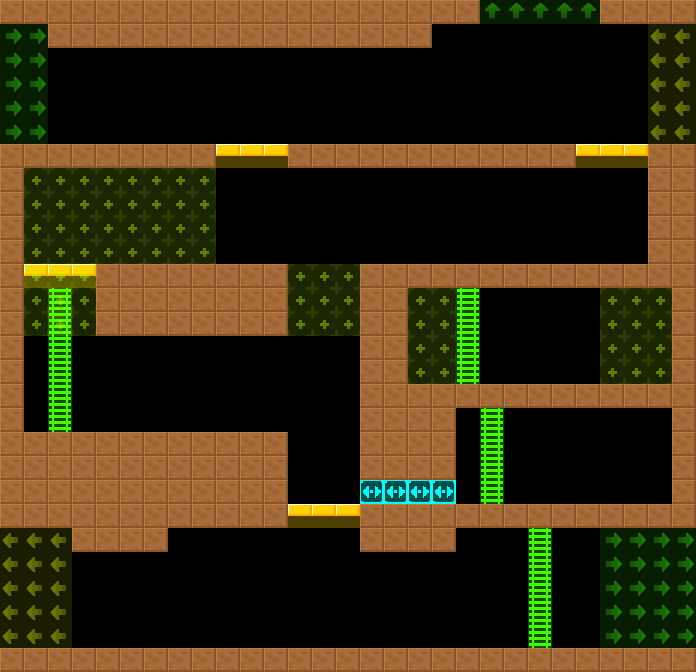

A level layout from a 2D game, rendered from its tile map. Below: a short description, then the map file with tile-grid data replaced by summaries:
An orthogonal 29x28 tile map with 24x24 px tiles, 2 tile layers (col, lnk), 2 tilesets and 3 objects (2x Door, FakeBlackWall).

<map version="1.4" tiledversion="1.4.2" orientation="orthogonal" renderorder="right-down" width="29" height="28" tilewidth="24" tileheight="24" infinite="0" nextlayerid="4" nextobjectid="8">
 <tileset firstgid="6" source="../../lnk.tsx" />
 <tileset firstgid="1" source="../../col.tsx" />
 <layer id="1" name="col" width="29" height="28">
  <data>[812 cells, 296 non-empty, 4 distinct tile ids]</data>
 </layer>
 <layer id="2" name="lnk" width="29" height="28" opacity="0.5">
  <data>[812 cells, 130 non-empty, 4 distinct tile ids]</data>
 </layer>
 <objectgroup id="3" name="markers" opacity="0.5">
  <object id="1" name="Door" type="Door" x="408" y="120" width="24" height="24">
   <properties>
    <property name="yr" value="0" />
    <property name="xr" value="0" />
   </properties>
  </object>
  <object id="2" name="Door" type="Door" x="192" y="240" width="24" height="24">
   <properties>
    <property name="yr" value="0" />
    <property name="xr" value="0" />
   </properties>
  </object>
  <object id="3" name="FakeBlackWall" type="FakeBlackWall" x="360" y="480" width="96" height="24">
   <properties>
    <property name="yr" value="0" />
    <property name="xr" value="0" />
   </properties>
  </object>
 </objectgroup>
</map>
